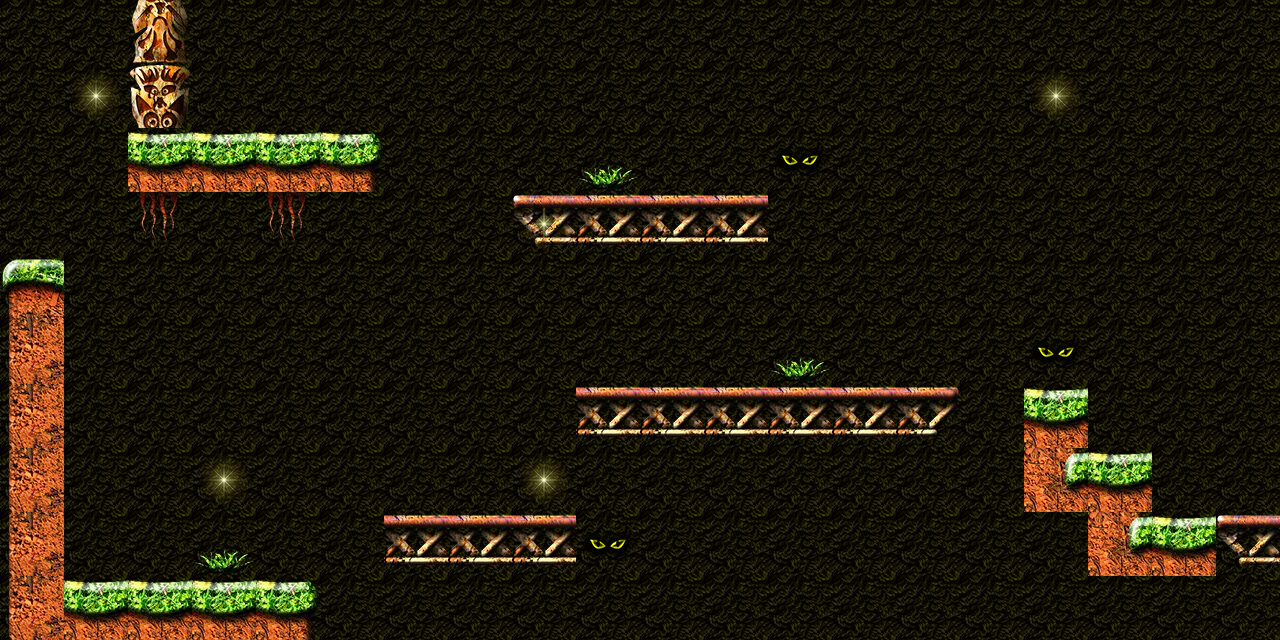

A 2D game scene composited from a Tiled map and its tileset images. What follows is a short description and the map's XML, with each tile layer's data collapsed to a summary:
An orthogonal 20x10 tile map with 64x64 px tiles, 4 tile layers (background, background-elements, platform, foreground) and 11 objects (11x com.citrusengine.objects.platformer.box2).

<map version="1.0" orientation="orthogonal" width="20" height="10" tilewidth="64" tileheight="64">
 <tileset firstgid="1" name="tiles" tilewidth="64" tileheight="64">
  <image source="Genetica-tiles.png" trans="ff00ff" width="640" height="256" />
 </tileset>
 <layer name="background" width="20" height="10">
  <data>[200 cells, 200 non-empty, 1 distinct tile ids]</data>
 </layer>
 <layer name="background-elements" width="20" height="10">
  <data>[200 cells, 9 non-empty, 2 distinct tile ids]</data>
 </layer>
 <layer name="platform" width="20" height="10">
  <data>[200 cells, 35 non-empty, 9 distinct tile ids]</data>
 </layer>
 <objectgroup name="objects" width="20" height="10">
  <object type="com.citrusengine.objects.platformer.box2d.Platform" x="67" y="585" width="238" height="45" />
  <object type="com.citrusengine.objects.platformer.box2d.Platform" x="133" y="139" width="238" height="45" />
  <object type="com.citrusengine.objects.platformer.box2d.Platform" x="521" y="198" width="238" height="45">
   <properties>
    <property name="oneWay" value="true" />
   </properties>
  </object>
  <object type="com.citrusengine.objects.platformer.box2d.Platform" x="383" y="518" width="188" height="40" />
  <object type="com.citrusengine.objects.platformer.box2d.Platform" x="581" y="390" width="368" height="43">
   <properties>
    <property name="oneWay" value="true" />
   </properties>
  </object>
  <object type="com.citrusengine.objects.platformer.box2d.Platform" x="1026" y="394" width="54" height="33" />
  <object type="com.citrusengine.objects.platformer.box2d.Platform" x="1091" y="461" width="54" height="33" />
  <object type="com.citrusengine.objects.platformer.box2d.Platform" x="1143" y="523" width="128" height="31" />
  <object type="com.citrusengine.objects.platformer.box2d.Platform" x="34" y="365" width="29" height="269" />
  <object type="com.citrusengine.objects.platformer.box2d.Platform" x="9" y="264" width="53" height="97" />
  <object name="hero" type="com.citrusengine.objects.platformer.box2d.Hero" x="107" y="494" width="51" height="80">
   <properties>
    <property name="jumpHeight" value="12" />
    <property name="view" value="PatchSpriteArt.swf" />
   </properties>
  </object>
 </objectgroup>
 <layer name="foreground" width="20" height="10">
  <properties>
   <property name="group" value="3" />
  </properties>
  <data>[200 cells, 5 non-empty, 3 distinct tile ids]</data>
 </layer>
</map>